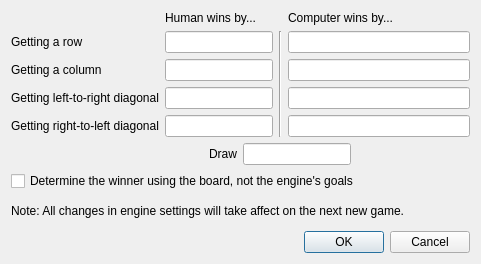
<?xml version="1.0" encoding="UTF-8"?>
<ui version="4.0">
 <class>ChangeEngineOptions</class>
 <widget class="QDialog" name="ChangeEngineOptions">
  <property name="geometry">
   <rect>
    <x>0</x>
    <y>0</y>
    <width>481</width>
    <height>264</height>
   </rect>
  </property>
  <property name="windowTitle">
   <string>Dialog</string>
  </property>
  <layout class="QVBoxLayout" name="verticalLayout_4">
   <item>
    <layout class="QGridLayout" name="gridLayout">
     <item row="1" column="0">
      <layout class="QVBoxLayout" name="verticalLayout_3">
       <item>
        <widget class="QLabel" name="label_3">
         <property name="text">
          <string>Getting a row</string>
         </property>
        </widget>
       </item>
       <item>
        <widget class="QLabel" name="label_4">
         <property name="text">
          <string>Getting a column</string>
         </property>
        </widget>
       </item>
       <item>
        <widget class="QLabel" name="label_5">
         <property name="text">
          <string>Getting left-to-right diagonal</string>
         </property>
        </widget>
       </item>
       <item>
        <widget class="QLabel" name="label_6">
         <property name="text">
          <string>Getting right-to-left diagonal</string>
         </property>
        </widget>
       </item>
      </layout>
     </item>
     <item row="1" column="1" colspan="2">
      <layout class="QVBoxLayout" name="verticalLayout_2">
       <item>
        <widget class="QLineEdit" name="human_row"/>
       </item>
       <item>
        <widget class="QLineEdit" name="human_column"/>
       </item>
       <item>
        <widget class="QLineEdit" name="human_l_r"/>
       </item>
       <item>
        <widget class="QLineEdit" name="human_r_l"/>
       </item>
      </layout>
     </item>
     <item row="1" column="3">
      <widget class="Line" name="line">
       <property name="orientation">
        <enum>Qt::Vertical</enum>
       </property>
      </widget>
     </item>
     <item row="1" column="4">
      <layout class="QVBoxLayout" name="verticalLayout">
       <item>
        <widget class="QLineEdit" name="comp_row"/>
       </item>
       <item>
        <widget class="QLineEdit" name="comp_column"/>
       </item>
       <item>
        <widget class="QLineEdit" name="comp_l_r"/>
       </item>
       <item>
        <widget class="QLineEdit" name="comp_r_l"/>
       </item>
      </layout>
     </item>
     <item row="0" column="4">
      <widget class="QLabel" name="label">
       <property name="text">
        <string>Computer wins by...</string>
       </property>
      </widget>
     </item>
     <item row="0" column="1" colspan="2">
      <widget class="QLabel" name="label_2">
       <property name="text">
        <string>Human wins by...</string>
       </property>
      </widget>
     </item>
    </layout>
   </item>
   <item>
    <layout class="QHBoxLayout" name="horizontalLayout_2">
     <item>
      <spacer name="horizontalSpacer">
       <property name="orientation">
        <enum>Qt::Horizontal</enum>
       </property>
       <property name="sizeHint" stdset="0">
        <size>
         <width>198</width>
         <height>20</height>
        </size>
       </property>
      </spacer>
     </item>
     <item>
      <layout class="QHBoxLayout" name="horizontalLayout">
       <item>
        <widget class="QLabel" name="label_7">
         <property name="text">
          <string>Draw</string>
         </property>
        </widget>
       </item>
       <item>
        <widget class="QLineEdit" name="draw"/>
       </item>
      </layout>
     </item>
     <item>
      <spacer name="horizontalSpacer_2">
       <property name="orientation">
        <enum>Qt::Horizontal</enum>
       </property>
       <property name="sizeHint" stdset="0">
        <size>
         <width>40</width>
         <height>20</height>
        </size>
       </property>
      </spacer>
     </item>
    </layout>
   </item>
   <item>
    <widget class="QCheckBox" name="victory_by_board">
     <property name="text">
      <string>Determine the winner using the board, not the engine's goals</string>
     </property>
    </widget>
   </item>
   <item>
    <widget class="QLabel" name="label_8">
     <property name="text">
      <string>Note: All changes in engine settings will take affect on the next new game.</string>
     </property>
    </widget>
   </item>
   <item>
    <widget class="QDialogButtonBox" name="buttonBox">
     <property name="orientation">
      <enum>Qt::Horizontal</enum>
     </property>
     <property name="standardButtons">
      <set>QDialogButtonBox::Cancel|QDialogButtonBox::Ok</set>
     </property>
    </widget>
   </item>
  </layout>
 </widget>
 <resources/>
 <connections>
  <connection>
   <sender>buttonBox</sender>
   <signal>accepted()</signal>
   <receiver>ChangeEngineOptions</receiver>
   <slot>accept()</slot>
   <hints>
    <hint type="sourcelabel">
     <x>248</x>
     <y>254</y>
    </hint>
    <hint type="destinationlabel">
     <x>157</x>
     <y>274</y>
    </hint>
   </hints>
  </connection>
  <connection>
   <sender>buttonBox</sender>
   <signal>rejected()</signal>
   <receiver>ChangeEngineOptions</receiver>
   <slot>reject()</slot>
   <hints>
    <hint type="sourcelabel">
     <x>316</x>
     <y>260</y>
    </hint>
    <hint type="destinationlabel">
     <x>286</x>
     <y>274</y>
    </hint>
   </hints>
  </connection>
 </connections>
</ui>
